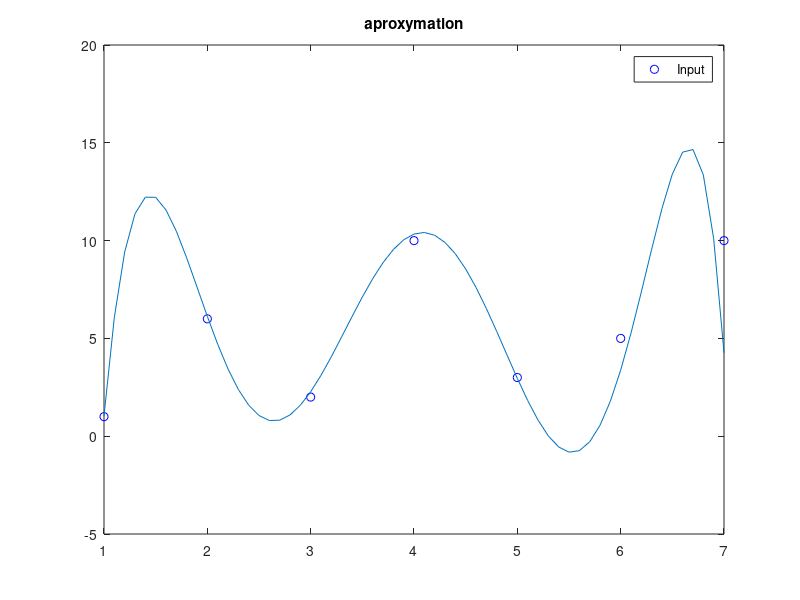

Write MATLAB code to recreate this figure.
clear all;
# remenber:
# A = polyfit(X, Y, n-1)
# W(x) = polyval(A, x)

# X = input('X (input vector): ')
# Y = input('Y (input vector): ')
X = [1, 2, 3, 4, 5, 6, 7];
Y = [1, 6, 2, 10, 3, 5, 10];

# p = input('p (level):');
p = 7;
psi = zeros(p+1);
F = zeros(p+1, 1);
for i=1:length(X)
  for j=0:p
    for k=0:p
      tempPsi(j+1, k+1) = X(i)^(k+j);
    end
    tempF(j+1, 1) = X(i)^j * Y(i);
  end
  psi += tempPsi;
  F += tempF;
end

psi
F

A = psi^-1 * F

x = min(X):0.1:max(X);
W = [0];
for k=1:p+1
  W = W + A(k) * x.^(k-1);
end

plot(X, Y, "ob; Input;", x, W);

title('aproxymation');